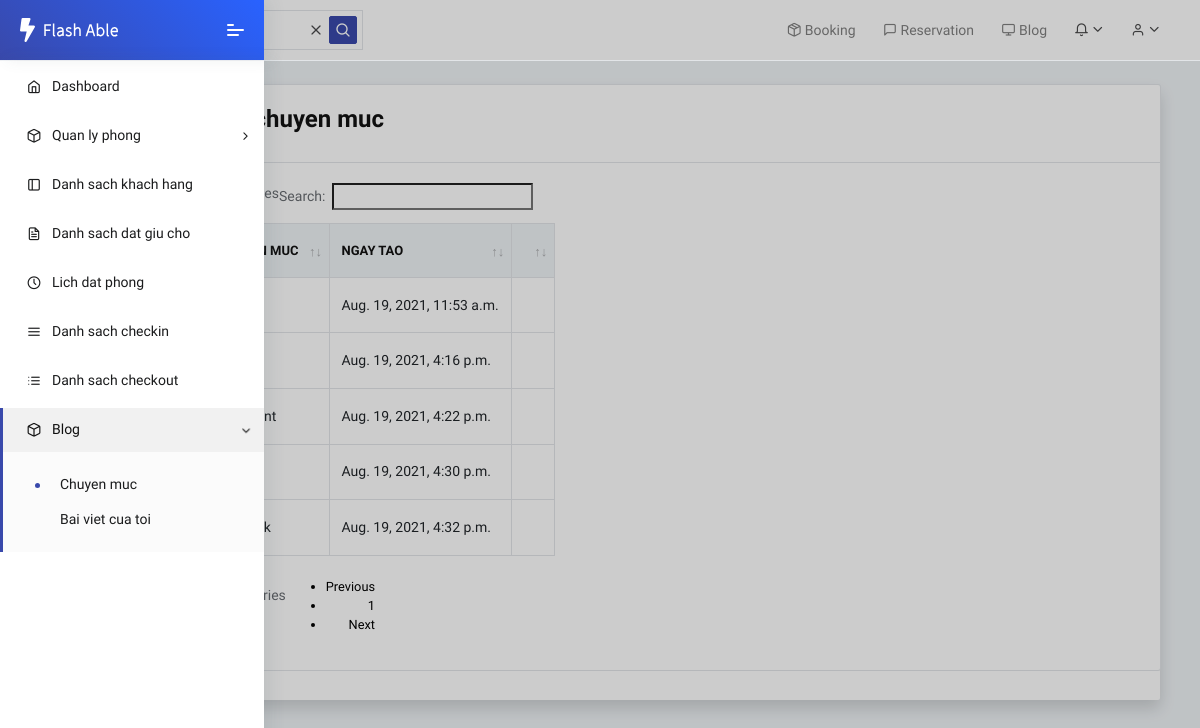
Page /blog/category/list (signed in) on the committed database.
### blog/models.py (models this page shows, shortened)
class Category(models.Model):
    name = models.CharField('Chuyen muc', max_length=100, null=False, blank=False, unique=True, error_messages={'unique': "Chuyen muc da ton tai"})
    slug = models.SlugField()
    approved = models.BooleanField('Phe duyet', default=True)
    date_created = models.DateTimeField(auto_now_add=True)
    date_updated = models.DateTimeField(auto_now=True)

### blog/views.py (the view)
# urls.py: path('category/list', views.CategoryListView.as_view(), name='category_list'),
class CategoryListView(LoginRequiredMixin, ListView):
    model = Category
    template_name = 'category_list.html'

### blog/templates/category_list.html (shortened to what this page needs)
{% extends 'base.html' %}
{% load static %}
{% block header_static %}
	<link rel="stylesheet" href="{% static 'fonts/fontawesome/css/fontawesome-all.min.css' %}">
	<link rel="stylesheet" href="{% static 'plugins/animation/css/animate.min.css' %}">
    <link rel="stylesheet" type="text/css" href="{% static 'media/css/dataTables.uikit.css' %}">
    <link rel="stylesheet" type="text/css" href="https://cdnjs.cloudflare.com/ajax/libs/uikit/3.0.2/css/uikit.min.css">
    <link rel="stylesheet" href="{% static 'css/style.css' %}">
{% endblock %}
{% block content %}
    <div class="container-fluid">
        <div class="card shadow mb-4">
            <div class="card">
                <div class="card-header">
                    <h3>Danh sach chuyen muc</h3>
                </div>
                <div class="card-body ">
                    <table id="example" class="table table-hover table-bordered nowrap" style="width:100%">
                        <thead>
                            <tr>
                                <th>ID</th>
                                <th>Ten chuyen muc</th>
                                <th>Ngay tao</th>
                                <th></th>
                            </tr>
                        </thead>
                        <tbody>
                        {% for category in category_list %}
                        <tr>
                            <td>{{ category.id }}</td>
                            <td>{{ category.name }}</td>
                            <td>{{ category.date_created }}</td>
                            <td>{% if perms.blog.view_category %}<a class="badge badge-info" href="{% url 'category_detail' category.slug %}">Bai viet</a>{% endif %}
                        </tr>
                        {% endfor %}
                        </tbody>
                    </table>
                </div>
            </div>
        </div>
    </div>
{% endblock %}

### static/media/css/dataTables.uikit.css (style rules this page uses)
table.dataTable { clear: both; }
table.dataTable td, table.dataTable th { -webkit-box-sizing: content-box; box-sizing: content-box; }
table.dataTable.nowrap th, table.dataTable.nowrap td { white-space: nowrap; }
table.dataTable thead > tr > th.sorting_asc, table.dataTable thead > tr > th.sorting_desc, table.dataTable thead > tr > th.sorting, table.dataTable thead > tr > td.sorting_asc, table.dataTable thead > tr > td.sorting_desc, table.dataTable thead > tr > td.sorting { padding-right: 30px; }
table.dataTable thead .sorting, table.dataTable thead .sorting_asc, table.dataTable thead .sorting_desc, table.dataTable thead .sorting_asc_disabled, table.dataTable thead .sorting_desc_disabled { cursor: pointer; position: relative; }
table.dataTable thead .sorting:before, table.dataTable thead .sorting:after, table.dataTable thead .sorting_asc:before, table.dataTable thead .sorting_asc:after, table.dataTable thead .sorting_desc:before, table.dataTable thead .sorting_desc:after, table.dataTable thead .sorting_asc_disabled:before, table.dataTable thead .sorting_asc_disabled:after, table.dataTable thead .sorting_desc_disabled:before, table.dataTable thead .sorting_desc_disabled:after { position: absolute; bottom: 1.2em; display: block; opacity: 0.3; }
table.dataTable thead .sorting:before, table.dataTable thead .sorting_asc:before, table.dataTable thead .sorting_desc:before, table.dataTable thead .sorting_asc_disabled:before, table.dataTable thead .sorting_desc_disabled:before { right: 1em; content: "↑"; }
table.dataTable thead .sorting:after, table.dataTable thead .sorting_asc:after, table.dataTable thead .sorting_desc:after, table.dataTable thead .sorting_asc_disabled:after, table.dataTable thead .sorting_desc_disabled:after { right: 0.5em; content: "↓"; }
table.dataTable thead .sorting_asc:before, table.dataTable thead .sorting_desc:after { opacity: 1; }

### rows in the picture
Category: date_created "Aug. 19, 2021, 11:53 a.m."
Category: date_created "Aug. 19, 2021, 4:16 p.m."
Category: date_created "Aug. 19, 2021, 4:22 p.m."
Category: date_created "Aug. 19, 2021, 4:30 p.m."
Category: date_created "Aug. 19, 2021, 4:32 p.m."
